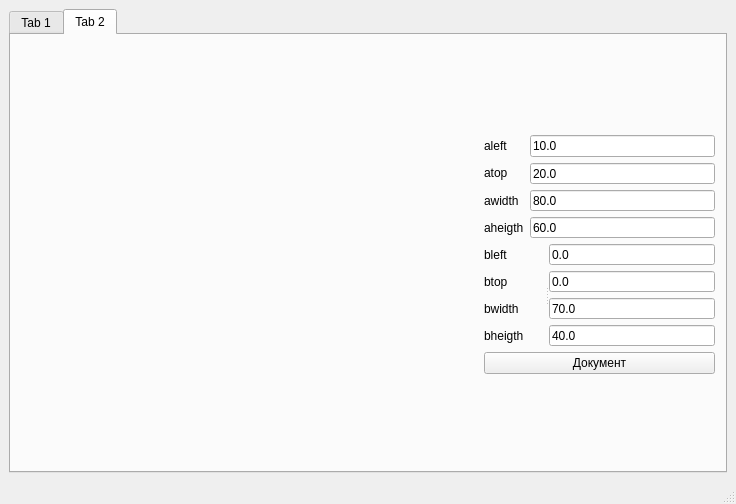
<?xml version="1.0" encoding="UTF-8"?>
<ui version="4.0">
 <class>switcher</class>
 <widget class="QMainWindow" name="switcher">
  <property name="geometry">
   <rect>
    <x>0</x>
    <y>0</y>
    <width>736</width>
    <height>504</height>
   </rect>
  </property>
  <property name="windowTitle">
   <string>MainWindow</string>
  </property>
  <widget class="QWidget" name="centralwidget">
   <layout class="QHBoxLayout" name="horizontalLayout">
    <item>
     <layout class="QVBoxLayout" name="verticalLayout">
      <item>
       <widget class="QTabWidget" name="tabWidget">
        <property name="currentIndex">
         <number>1</number>
        </property>
        <widget class="QWidget" name="tab">
         <attribute name="title">
          <string>Tab 1</string>
         </attribute>
        </widget>
        <widget class="QWidget" name="tab_2">
         <attribute name="title">
          <string>Tab 2</string>
         </attribute>
         <widget class="QWidget" name="">
          <property name="geometry">
           <rect>
            <x>473</x>
            <y>100</y>
            <width>231</width>
            <height>239</height>
           </rect>
          </property>
          <layout class="QVBoxLayout" name="verticalLayout_6">
           <item>
            <layout class="QHBoxLayout" name="horizontalLayout_2">
             <item>
              <layout class="QVBoxLayout" name="verticalLayout_3">
               <item>
                <widget class="QLabel" name="label">
                 <property name="text">
                  <string>aleft</string>
                 </property>
                </widget>
               </item>
               <item>
                <widget class="QLabel" name="label_4">
                 <property name="text">
                  <string>atop</string>
                 </property>
                </widget>
               </item>
               <item>
                <widget class="QLabel" name="label_5">
                 <property name="text">
                  <string>awidth</string>
                 </property>
                </widget>
               </item>
               <item>
                <widget class="QLabel" name="label_6">
                 <property name="text">
                  <string>aheigth</string>
                 </property>
                </widget>
               </item>
              </layout>
             </item>
             <item>
              <layout class="QVBoxLayout" name="verticalLayout_4">
               <item>
                <widget class="QLineEdit" name="targer_aleft">
                 <property name="text">
                  <string>10.0</string>
                 </property>
                </widget>
               </item>
               <item>
                <widget class="QLineEdit" name="targer_atop">
                 <property name="text">
                  <string>20.0</string>
                 </property>
                </widget>
               </item>
               <item>
                <widget class="QLineEdit" name="targer_awidth">
                 <property name="text">
                  <string>80.0</string>
                 </property>
                </widget>
               </item>
               <item>
                <widget class="QLineEdit" name="targer_aheigth">
                 <property name="text">
                  <string>60.0</string>
                 </property>
                </widget>
               </item>
              </layout>
             </item>
            </layout>
           </item>
           <item>
            <widget class="QSplitter" name="splitter">
             <property name="orientation">
              <enum>Qt::Horizontal</enum>
             </property>
             <widget class="QWidget" name="">
              <layout class="QVBoxLayout" name="verticalLayout_2">
               <item>
                <widget class="QLabel" name="label_7">
                 <property name="text">
                  <string>bleft</string>
                 </property>
                </widget>
               </item>
               <item>
                <widget class="QLabel" name="label_8">
                 <property name="text">
                  <string>btop</string>
                 </property>
                </widget>
               </item>
               <item>
                <widget class="QLabel" name="label_9">
                 <property name="text">
                  <string>bwidth</string>
                 </property>
                </widget>
               </item>
               <item>
                <widget class="QLabel" name="label_10">
                 <property name="text">
                  <string>bheigth</string>
                 </property>
                </widget>
               </item>
              </layout>
             </widget>
             <widget class="QWidget" name="">
              <layout class="QVBoxLayout" name="verticalLayout_5">
               <item>
                <widget class="QLineEdit" name="source_bleft">
                 <property name="text">
                  <string>0.0</string>
                 </property>
                </widget>
               </item>
               <item>
                <widget class="QLineEdit" name="source_btop">
                 <property name="text">
                  <string>0.0</string>
                 </property>
                </widget>
               </item>
               <item>
                <widget class="QLineEdit" name="source_bwidth">
                 <property name="text">
                  <string>70.0</string>
                 </property>
                </widget>
               </item>
               <item>
                <widget class="QLineEdit" name="source_bheigth">
                 <property name="text">
                  <string>40.0</string>
                 </property>
                </widget>
               </item>
              </layout>
             </widget>
            </widget>
           </item>
           <item>
            <widget class="QPushButton" name="create">
             <property name="text">
              <string>Документ</string>
             </property>
            </widget>
           </item>
          </layout>
         </widget>
        </widget>
       </widget>
      </item>
     </layout>
    </item>
   </layout>
  </widget>
  <widget class="QMenuBar" name="menubar">
   <property name="geometry">
    <rect>
     <x>0</x>
     <y>0</y>
     <width>736</width>
     <height>21</height>
    </rect>
   </property>
  </widget>
  <widget class="QStatusBar" name="statusbar"/>
 </widget>
 <resources/>
 <connections/>
</ui>
